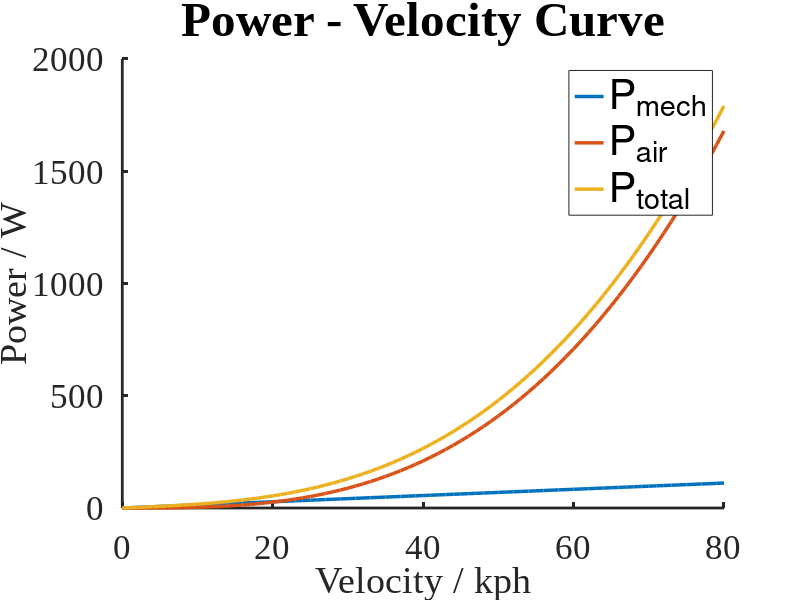

Write the MATLAB code that produced this figure.
clc,clear
x=0:1:80;
y1 = 5.*(x/3.6);
y2 = 0.00328.*(x).^3;
y3 = y1+y2;

figure(1);
xlabel('Velocity / kph','FontSize',20);
ylabel('Power / W','FontSize',20);
set(gca,'FontName','Times New Roman','FontSize',25,'LineWidth',2)
hold on;
plot(x,y1,'LineWidth',2.5);
plot(x,y2,'LineWidth',2.5);
plot(x,y3,'LineWidth',2.5);
hl=legend('P_{mech}','P_{air}','P_{total}','FontSize',30);
title('Power - Velocity Curve','FontSize',35)
hold off;
